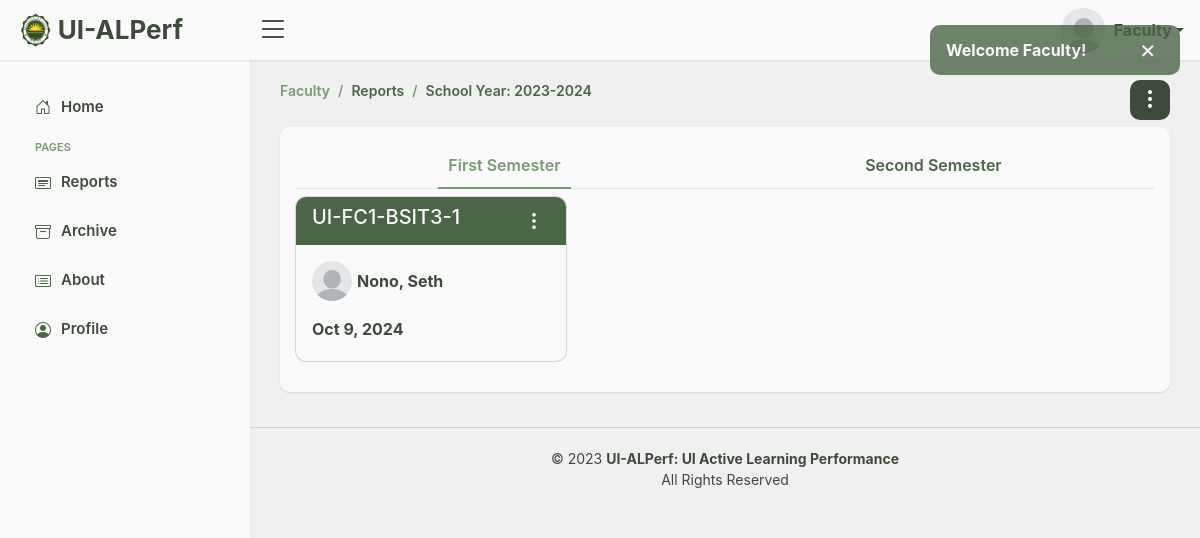
Page /faculty/faculty_all_reports.php?school_year=2023-2024 (signed in) on the committed database.
### tables this page shows
CREATE TABLE `class_report_info` (
  `report_info_id` int(255) NOT NULL,
  `admin_id` int(255) NOT NULL,
  `faculty_id` int(255) NOT NULL,
  `section` varchar(255) NOT NULL,
  `instructor` varchar(255) NOT NULL,
  `subject` varchar(255) NOT NULL,
  `date` date NOT NULL,
  `school_year` varchar(255) NOT NULL,
  `semester` varchar(255) NOT NULL,
  `observer_name` varchar(255) NOT NULL,
  `admin_archive` tinyint(1) DEFAULT 1,
  `faculty_archive` tinyint(1) DEFAULT 1
);

### faculty/faculty_all_reports.php (the view, shortened to what this page needs)
<?php
  include "../process_faculty.php";
  if(isset($_SESSION['session_faculty'])){
    $faculty_ID = $_SESSION['session_faculty'];
    ?>
      <!DOCTYPE html>
      <html lang="en">
      <head>
        <link href="../assets/vendor/bootstrap/css/bootstrap.min.css" rel="stylesheet">
        <link href="../assets/vendor/bootstrap-icons/bootstrap-icons.css" rel="stylesheet">
        <link href="../assets/vendor/boxicons/css/boxicons.min.css" rel="stylesheet">
        <link href="../assets/css/faculty.css" rel="stylesheet">
      </head>
      <body>
        <?php include "../includes/alerts.php"; ?>
        <?php include "../includes/faculty_header.php"; ?>
        <?php include "../includes//faculty_sidebar.php"; ?>
        <main id="main" class="main">
          <div class="pagetitle d-flex justify-content-between">
            <div>
              <nav>
                <ol class="breadcrumb">
                  <li class="breadcrumb-item"><a href="faculty_home.php">Faculty</a></li>
                  <li class="breadcrumb-item active">Reports</li>
                  <?php
                    if(isset($_GET['school_year'])){
                      $sy = $_GET["school_year"];
                      $school_year = mysqli_query($conn, "SELECT * FROM `class_report_info` WHERE `school_year` = '$sy'");
                      $fetch = mysqli_fetch_assoc($school_year);
                      ?><li class="breadcrumb-item active">School Year: <?php echo $fetch['school_year'] ?></li><?php
                    }
                  ?>
                </ol>
              </nav>
            </div>
            <div class="dropdown">
              <button type="button" class="" id="allreports" data-bs-toggle="dropdown">
                <i class="bi bi-three-dots-vertical"></i>
              </button>
            </div>
          </div>
          <section class="section cat_reports">
            <div class="row">
              <div class="col-12 catt">
                <div class="card cardo">
                  <div class="card-body pt-3">
                    <ul class="nav nav-tabs">
                      <li class="nav-item">
                        <button class="nav-link active" data-bs-toggle="tab" data-bs-target="#first_semester">First Semester</button>
                      </li>
                      <li class="nav-item">
                        <button class="nav-link" data-bs-toggle="tab" data-bs-target="#second_semester">Second Semester</button>
                      </li>
                    </ul>
                    <div class="tab-content pt-2">
                      <div class="tab-pane fade show active first_semester" id="first_semester">
                        <div class="row">
                          <?php
                            if(isset($_GET['school_year'])){
                              $sy = $_GET["school_year"];
                              $class_report = mysqli_query($conn, "SELECT info.*,stu.*,ins.*,com.*
                              FROM `class_report_info` info
                              LEFT JOIN `class_report_stu` stu ON info.report_info_id = stu.report_stu_id
                              LEFT JOIN `class_report_ins` ins ON info.report_info_id = ins.report_ins_id
                              LEFT JOIN `class_report_com` com ON info.report_info_id = com.report_com_id
                              WHERE info.faculty_id = '$faculty_ID' AND info.faculty_archive = TRUE AND info.school_year = '$sy' AND info.semester = 'First Semester' ORDER BY info.report_info_id DESC");
                              if(mysqli_num_rows($class_report) > 0){
                                while($row = mysqli_fetch_assoc($class_report)){
                                  $admin_ID = $row['admin_id'];
                                  $check_admin_pic = mysqli_query($conn, "SELECT `admin_pic_path` FROM `admin_pic` WHERE `id` = '$admin_ID'");
                                  if($fetch_admin_pic = mysqli_fetch_assoc($check_admin_pic)){
                                    $admin_pic = "../assets/img/admin_img/" . $fetch_admin_pic['admin_pic_path'];
                                  }else{
                                    $admin_pic = "../assets/img/default.jpg";
                                  }
                                  ?>
                                    <div class="col-md-6 col-lg-4">
                                      <div class="card cardee">
                                        <div class="card-header d-flex justify-content-between align-items-start">
                                          <div style="overflow: hidden;">
                                            <h5> <?php echo $row['section'] ?> </h5>
                                          </div>
                                          <div class="dropdown">
                                            <button type="button" class="dots border-0" id="dropdownMenuButton" data-bs-toggle="dropdown">
                                              <i class="bi bi-three-dots-vertical"></i>
                                            </button>
                                          </div>
                                        </div>
                                        <a href="faculty_reports_view.php?report_info_id=<?php echo $row['report_info_id']; ?>&report_stu_id=<?php echo $row['report_stu_id']; ?>&report_ins_id=<?php echo $row['report_ins_id']; ?>&report_com_id=<?php echo $row['report_com_id']; ?>">
                                          <div class="card-body">
                                            <div class="d-flex align-items-center bods">
                                              <div class="picsur">
                                                <img src="<?php echo $admin_pic; ?>">
                                              </div>
                                              <p class="fw-bold"> <?php echo $row['observer_name'] ?> </p>
                                            </div>
                                            <p class="fw-bold mt-3 mb-1"> <?php echo date('M j, Y', strtotime($row['date'])); ?></p>
                                          </div>
                                        </a>
                                      </div>
                                    </div>
                                  <?php
                                }
                              }else{
                                ?>
                                  <div class="text-center fw-bold pagorflok">
                                    <p>No Report</p>
                                  </div>
                                <?php
                              }
                            }
                          ?>
                        </div>
                      </div>
                    </div>
                  </div>
                </div>
              </div>
            </div>
          </section>
        </main>
        <footer id="footer" class="footer">
          <div class="copyright">
            &copy; 2023 <strong><span> UI-ALPerf: UI Active Learning Performance </span></strong><br> All Rights Reserved
          </div>
        </footer>
      </body>
      </html>
    <?php
  }else{
    header("Location: ../index.php"); exit;
  }
?>

### assets/css/faculty.css (style rules this page uses)
:root { scroll-behavior: smooth; }
body { font-family: -apple-system, BlinkMacSystemFont, "Segoe UI", Roboto, "Helvetica Neue", Arial, "Noto Sans", sans-serif, "Apple Color Emoji", "Segoe UI Emoji", "Segoe UI Symbol", "Noto Color Emoji"; background: #F0F0F0; }
a { text-decoration: none; }
h1, h2, h3, h4, h5, h6 { font-family: -apple-system, BlinkMacSystemFont, "Segoe UI", Roboto, "Helvetica Neue", Arial, "Noto Sans", sans-serif, "Apple Color Emoji", "Segoe UI Emoji", "Segoe UI Symbol", "Noto Color Emoji"; }
#main { margin-top: 60px; padding: 20px 30px; transition: all 0.3s; }
.pagetitle { margin-bottom: 7px; }
.pagetitle .dropdown button { background-color: #3E4A3C; border: none; border-radius: 10px; color: #FAFAFA; font-size: 22px; width: 40px; height: 40px; transition: .3s; }
.breadcrumb { font-size: 14px; font-family: -apple-system, BlinkMacSystemFont, "Segoe UI", Roboto, "Helvetica Neue", Arial, "Noto Sans", sans-serif, "Apple Color Emoji", "Segoe UI Emoji", "Segoe UI Symbol", "Noto Color Emoji"; font-weight: 600; }
.breadcrumb a { color: #7B9977; transition: 0.3s; }
.breadcrumb .breadcrumb-item::before { color: #7B9977; }
.breadcrumb .active { color: #4A6646; font-weight: 600; }
@media (min-width: 1200px) { #main, #footer { margin-left: 250px; } }
.cat_reports .card { border: none; background-color: #FAFAFA; box-shadow: rgba(0, 0, 0, 0.1) 0px 1px 2px 0px; border-radius: 10px; margin-bottom: 15px; }
.cat_reports .nav-tabs { display: flex; justify-content: space-around; }
.cat_reports .nav-tabs button { border: none; color: #4A6646; padding: 10px; font-weight: 600; }
.cat_reports .nav-tabs button.active { background: none; color: #7B9977; border-bottom: 2px solid #7B9977; }
.cat_reports .card .card-header { background-color: #4A6646; color: #FAFAFA; border-radius: 10px 10px 0 0; border-bottom: none; }
.cat_reports .card .card-header .dots { background: none; color: #FAFAFA; font-size: 20px; }
.cat_reports .card .card-body .bods .picsur { width: 40px; height: 40px; overflow: hidden; border-radius: 50%; margin-right: 5px; flex-shrink: 0; }
.cat_reports .card .card-body .bods .picsur img { width: 100%; height: 100%; }
.cat_reports .card .card-body p { overflow: hidden; white-space: nowrap; text-overflow: ellipsis; margin: 0; color: #3E4A3C; }
.cat_reports .card .card-body { transition: .2s; }
.cat_reports .cardee { box-shadow: rgba(0, 0, 0, 0.02) 0px 1px 3px 0px, rgba(27, 31, 35, 0.15) 0px 0px 0px 1px; }
.cat_reports .cardee .card-body p { color: #3E4A3C; }
.footer { padding: 20px 0; font-size: 14px; transition: all 0.3s; border-top: 1px solid #D0D6CE; }
.footer .copyright { text-align: center; color: #3E4A3C; }

### rows in the picture
class_report_info: school_year "2023-2024"
class_report_info: section "UI-FC1-BSIT3-1", observer_name "Nono, Seth", date "Oct 9, 2024"

### other values in the picture
$_SESSION['success_alert'] "Welcome Faculty!"
